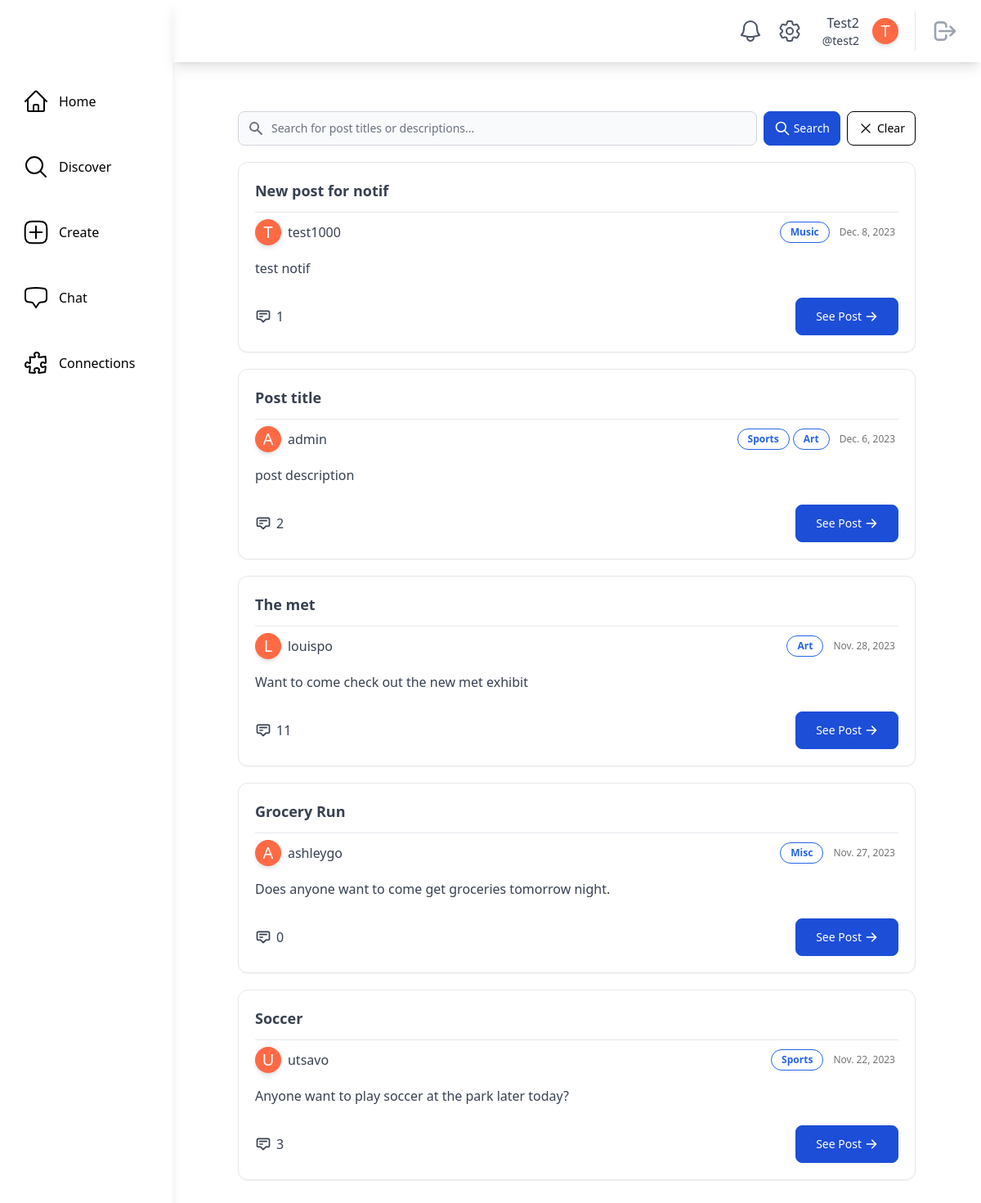
The page /discover/ (signed in) on the database its author committed.
### main/models.py (models this page shows, shortened)
class SocialUser(AbstractUser):
    class Pronouns(models.IntegerChoices):
        SHE = 1, _("She/Her")
        HE = 2, _("He/Him")
        THEY = 3, _("They/Them")
        OTHER = 4, _("Other/Prefer Not To Say")
    username = models.CharField(max_length=30, unique=True)
    email = models.EmailField(unique=True, default="@nyu.edu")
    full_name = models.CharField(max_length=50, default="")
    pronouns = models.IntegerField(default=Pronouns.OTHER, choices=Pronouns.choices)
    date_of_birth = models.DateField(null=True, validators=[validate_age])
    major = models.CharField(max_length=100, default="undeclared")
    tags = models.ManyToManyField(InterestTag, related_name="tags")
    profile_picture = models.ImageField(
        upload_to="profile_pics/", null=True, blank=True
    )
    timestamp = models.DateTimeField("timestamp", default=timezone.now)  # joined

class InterestTag(models.Model):
    name = models.CharField(max_length=50, unique=True)
    class Meta:
        db_table = "interest_tags"
        verbose_name_plural = "Interest Tags"
    def __str__(self):
        return self.name

### posts/models.py (models this page shows, shortened)
class ActivityPost(models.Model):
    class PostStatus(models.IntegerChoices):
        DRAFT = 1, _("Draft")
        ACTIVE = 2, _("Active")
        ARCHIVED = 3, _("Archived")
    class Meta:
        db_table = "activity_posts"
        verbose_name_plural = "Activity Posts"
    poster = models.ForeignKey(settings.AUTH_USER_MODEL, on_delete=models.CASCADE)
    timestamp = models.DateTimeField(auto_now_add=True)
    title = models.CharField(max_length=255)
    description = models.TextField(max_length=1023)
    status = models.IntegerField(default=PostStatus.DRAFT, choices=PostStatus.choices)
    tags = models.ManyToManyField(InterestTag)

### main/views.py (the view)
# urls.py: path("discover/", views.DiscoverPageView.as_view(), name="discover"),
@method_decorator(login_required, name="dispatch")
class DiscoverPageView(LoginRequiredMixin, generic.ListView):
    model = ActivityPost
    template_name = "main/discover.html"
    def get_queryset(self):
        query = self.request.GET.get("q")
        button_action = self.request.GET.get("action")
        blocked_users = Block.get_blocked_users(self.request.user)
        blocking_users = Block.get_blocking_users(self.request.user)
        if button_action == "clear" or query is None:
            object_list = ActivityPost.objects.filter(
                Q(status=ActivityPost.PostStatus.ACTIVE)
                & ~Q(poster__in=blocked_users)
                & ~Q(poster__in=blocking_users)
            ).order_by("-timestamp")[:50]
        else:
            object_list = ActivityPost.get_posts_by_search(query).filter(
                Q(status=ActivityPost.PostStatus.ACTIVE)
                & ~Q(poster__in=blocked_users)
                & ~Q(poster__in=blocking_users)
            )
        return object_list

### main/models.py (called while the page is built)
    @classmethod
    def count_unread_notifications(cls, user):
        return (
            cls.objects.filter(models.Q(recipient_user=user, is_read=False))
            .all()
            .order_by("-timestamp")
            .count()
        )

    @classmethod
    def get_blocked_users(cls, user):
        return user.blocked_users.all().order_by("timestamp").values("blocked_user")

    @classmethod
    def get_blocking_users(cls, user):
        return user.blocking_users.all().values("blocker")

### theme/templatetags/theme_customfilters.py (called while the page is built)
@register.filter
def count_unread_notifications(user):
    return Notification.count_unread_notifications(user)

### main/templates/main/discover.html (shortened to what this page needs)
{% extends "base.html" %}
{% block content %}
    <div class="m-20 mt-5">
        <div class="flex flex-col justify-center">
            <div class="container mx-auto mt-10 mb-10">
                <form class="flex items-center"
                      method="get"
                      action="{% url 'main:discover' %}">
                    <div class="relative w-full">
                        <div class="flex absolute inset-y-0 left-0 items-center pl-3 pointer-events-none">
                        </div>
                        <input type="text"
                               name="q"
                               class="bg-gray-50 border border-gray-300 text-gray-900 text-sm rounded-lg focus:ring-blue-500 focus:border-blue-500 block w-full pl-10 p-2.5  "
                               placeholder="Search for post titles or descriptions...">
                    </div>
                    <button type="submit"
                            name="action"
                            value="search"
                            class="inline-flex items-center py-2.5 px-3 mx-2 text-sm font-medium text-white bg-blue-700 rounded-lg border border-blue-700 hover:bg-blue-800 focus:ring-4 focus:outline-none focus:ring-blue-300 ">
                        <svg class="mr-1 w-5 h-5"
                             fill="none"
                             stroke="currentColor"
                             viewBox="0 0 24 24"
                             xmlns="http://www.w3.org/2000/svg">
                            <path stroke-linecap="round" stroke-linejoin="round" stroke-width="2" d="M21 21l-6-6m2-5a7 7 0 11-14 0 7 7 0 0114 0z">
                            </path>
                        </svg>
                        Search
                    </button>
                    <button type="submit"
                            name="action"
                            value="clear"
                            class="inline-flex items-center py-2.5 px-3 text-sm font-medium text-black bg-white rounded-lg border border-black hover:bg-gray-200 focus:ring-4 focus:outline-none focus:ring-blue-300">
                        <svg xmlns="http://www.w3.org/2000/svg"
                             fill="none"
                             viewBox="0 0 24 24"
                             stroke-width="1.5"
                             stroke="currentColor"
                             class="w-5 h-5 mr-1">
                            <path stroke-linecap="round" stroke-linejoin="round" d="M6 18L18 6M6 6l12 12" />
                        </svg>
                        Clear
                    </button>
                </form>
                <div class="mt-5">
                    {% if object_list %}
                        {% for post in object_list %}
                            <div class="mb-5">{% include "posts/post_card.html" with post=post %}</div>
                        {% endfor %}
                    {% else %}
                        <p class="text-center text-gray-500">Hmm...we couldn't find anything :/</p>
                    {% endif %}
                </div>
            </div>
        </div>
    </div>
{% endblock content %}

### theme/templates/base.html (shortened to what this page needs)
{% load static tailwind_tags %}
{% load theme_customfilters %}
<!DOCTYPE html>
<html lang="en">
    <head>
        {% tailwind_css %}
    </head>
    <body class="flex bg-white min-h-screen">
        {% if user.is_authenticated %}
            <div class="h-screen w-full bg-white relative flex overflow-hidden">
                <aside class="h-full shadow-lg w-64 flex flex-col space-y-10 items-start relative bg-white text-black">
                    <div class="h-16 flex items-center w-full">
                    </div>
                    <a href="{% url 'main:home' %}"
                       class="flex items-center ml-6 p-1 rounded hover:bg-gray-100 focus:bg-gray-100 transition duration-200 transform hover:scale-110">
                        <span class="ml-3">Home</span>
                    </a>
                    <a href="{% url 'main:discover' %}"
                       class="flex items-center ml-6 p-1 rounded hover:bg-gray-100 focus:bg-gray-100 transition duration-200 transform hover:scale-110">
                        <svg xmlns="http://www.w3.org/2000/svg"
                             fill="none"
                             viewBox="0 0 24 24"
                             stroke-width="1.5"
                             stroke="currentColor"
                             class="w-8 h-8">
                            <path stroke-linecap="round" stroke-linejoin="round" d="M21 21l-5.197-5.197m0 0A7.5 7.5 0 105.196 5.196a7.5 7.5 0 0010.607 10.607z" />
                        </svg>
                        <span class="ml-3">Discover</span>
                    </a>
                    <a href="{% url 'posts:create_post' %}"
                       class="flex items-center ml-6 p-1 rounded hover:bg-gray-100 focus:bg-gray-100 transition duration-200 transform hover:scale-110">
                        <span class="ml-3">Create</span>
                    </a>
                    <a href="{% url 'chat:chat_room_list' %}"
                       class="flex items-center ml-6 p-1 rounded hover:bg-gray-100 focus:bg-gray-100 transition duration-200 transform hover:scale-110">
                        <span class="ml-3">Chat</span>
                    </a>
                    <a href="{% url 'main:connections' user.username %}"
                       class="flex items-center ml-6 p-1 rounded hover:bg-gray-100 focus:bg-gray-100 transition duration-200 transform hover:scale-110">
                        <span class="ml-3">Connections</span>
                    </a>
                </aside>
                <div class="w-full h-full flex flex-col justify-between">
                    <header class="h-20 w-full flex items-center relative justify-end px-5 shadow-lg">
                        <a href="{% url 'main:notifications' user.username %}"
                           class="relative p-2 text-gray-600 hover:bg-gray-100 hover:text-gray-600 focus:bg-gray-100 focus:text-gray-600 rounded-full">
                           <span class="absolute top-1 left-6 text-xs bg-red-500 text-white font-medium px-1 shadow-lg rounded-full border-2 border-white">
                           </span>
                        </a>
                            <a href="{% url 'main:settings' user.username %}"
                            class="relative p-2 text-gray-600 hover:bg-gray-100 hover:text-gray-600 focus:bg-gray-100 focus:text-gray-600 rounded-full">
                        </a>
                        <a href="{% url 'main:profile_page' user.username %}"
                           class="rounded hover:bg-gray-100 hover:text-gray-600 focus:bg-gray-100 focus:text-gray-600 px-2 ml-2">
                            <div class="flex flex-shrink-0 items-center space-x-4 text-gray-700">
                                <div class="flex flex-col items-end ">
                                    <div class="text-md font-medium ">{{ user.full_name|capfirst }}</div>
                                    <div class="text-sm font-regular">@{{ user.username }}</div>
                                </div>
                                <div class="rounded-full h-8 w-8 bg-[#ff6a45] flex items-center justify-center shadow-md border-white transition duration-200 transform hover:scale-110">
                                    {% if user.profile_picture %}
                                        {% comment %} Profile Picture with same shape {% endcomment %}
                                    {% else %}
                                            <span class="text-white text-xl">{{ user.full_name|first|capfirst }}</span>
                                    {% endif %}
                                </div>
                            </div>
                        </a>
                        <div class="border-l pl-3 ml-3 space-x-1">
                            <button class="relative p-2 text-gray-400 hover:bg-gray-100 hover:text-gray-600 focus:bg-gray-100 focus:text-gray-600 rounded-full">
                                <a href="{% url 'main:logout' %}">
                                    <svg aria-hidden="true"
                                         fill="none"
                                         viewBox="0 0 24 24"
                                         stroke="currentColor"
                                         class="h-8 w-8">
                                        <path stroke-linecap="round" stroke-linejoin="round" stroke-width="2" d="M17 16l4-4m0 0l-4-4m4 4H7m6 4v1a3 3 0 01-3 3H6a3 3 0 01-3-3V7a3 3 0 013-3h4a3 3 0 013 3v1" />
                                    </svg>
                                </a>
                            </button>
                        </div>
                    </header>
                    <main class="max-w-full h-full flex flex-col relative overflow-auto">
                        {% block content %}
                        {% endblock content %}
                    </main>
                </div>
            </div>
        {% endif %}
    </body>
</html>

### posts/templates/posts/post_card.html
<div class="rounded-xl border p-5 shadow-sm bg-white">
    <div class="text-lg font-bold text-gray-700 border-b pb-3">{{ post.title|capfirst }}</div>
    <div class="flex flex-wrap w-full items-center justify-between">
        <a href="{% url 'main:profile_page' post.poster.username %}"
           class="flex items-center hover:bg-gray-100 rounded hover:text-gray-600 focus:bg-gray-100 focus:text-gray-600 mt-2">
           <div class="rounded-full h-8 w-8 bg-[#ff6a45] flex items-center justify-center shadow-md border-white transition duration-200 transform hover:scale-110">
              {% if post.poster.profile_picture %}
                 {% comment %} Profile Picture with same shape {% endcomment %}
              {% else %}
                 <span class="text-white text-xl">{{ post.poster.full_name|first|capfirst }}</span>
              {% endif %}
           </div>
           <div class="flex items-center ml-2">
              <div class="text-md font-regular text-gray-700">{{ post.poster.username }}</div>
           </div>
        </a>
        <div class="flex flex-wrap justify-self-end items-center">
            <div class="flex items-center justify-items-start mr-2 mt-2">
                {% for tag in post.tags.all %}
                    <button class="mr-1 rounded-2xl border border-blue-600 text-blue-600 bg-white px-3 py-1 text-xs font-semibold">{{ tag }}</button>
                {% endfor %}
            </div>
            <div class="text-xs text-neutral-500 text-right mr-1 mt-2">{{ post.timestamp.date }}</div>
        </div>
    </div>
    <div class="mt-4 mb-6">
        <div class="text-gray-700">{{ post.description }}</div>
    </div>
    <div class="w-full flex flex-row justify-between">
        <div class="flex items-center transition text-gray-700 hover:text-gray-700">
            <svg xmlns="http://www.w3.org/2000/svg"
                 class="mr-1.5 h-5 w-5"
                 fill="none"
                 viewBox="0 0 24 24"
                 stroke="currentColor"
                 stroke-width="2">
                <path stroke-linecap="round" stroke-linejoin="round" d="M7 8h10M7 12h4m1 8l-4-4H5a2 2 0 01-2-2V6a2 2 0 012-2h14a2 2 0 012 2v8a2 2 0 01-2 2h-3l-4 4z" />
            </svg>
            <span>{{ post.comments.count }}</span>
        </div>
        <a href="{% url 'posts:post_details' poster=post.poster pk=post.id %}"
           class="inline-flex items-center justify-center px-6 py-3 mb-2 text-sm text-white bg-blue-700 rounded-lg border border-blue-700 hover:bg-blue-800 focus:ring-4 focus:outline-none focus:ring-blue-300 sm:w-auto sm:mb-0"
           data-primary="green-400"
           data-rounded="rounded-2xl"
           data-primary-reset="{}">
            See Post
            <svg class="w-4 h-4 ml-1"
                 xmlns="http://www.w3.org/2000/svg"
                 viewBox="0 0 20 20"
                 fill="currentColor">
                <path fill-rule="evenodd" d="M10.293 3.293a1 1 0 011.414 0l6 6a1 1 0 010 1.414l-6 6a1 1 0 01-1.414-1.414L14.586 11H3a1 1 0 110-2h11.586l-4.293-4.293a1 1 0 010-1.414z" clip-rule="evenodd">
                </path>
            </svg>
        </a>
    </div>
</div>

### rows shown on the page
SocialUser: full_name "Test2", username "test2", full_name|first "T"
ActivityPost: title "New post for notif", poster.full_name|first "T", poster.username "test1000", timestamp "Dec. 8, 2023", description "test notif", comments.count "1"
InterestTag: name "Music"
ActivityPost: title "Post title", poster.full_name|first "A", poster.username "admin", timestamp "Dec. 6, 2023", description "post description", comments.count "2"
InterestTag: name "Sports"
InterestTag: name "Art"
ActivityPost: title "The met", poster.full_name|first "L", poster.username "louispo", timestamp "Nov. 28, 2023", description "Want to come check out the new met exhibit", comments.count "11"
ActivityPost: title "Grocery Run", poster.full_name|first "A", poster.username "ashleygo", timestamp "Nov. 27, 2023", description "Does anyone want to come get groceries tomorrow night.", comments.count "0"
InterestTag: name "Misc"
ActivityPost: title "Soccer", poster.full_name|first "U", poster.username "utsavo", timestamp "Nov. 22, 2023", description "Anyone want to play soccer at the park later today?", comments.count "3"
